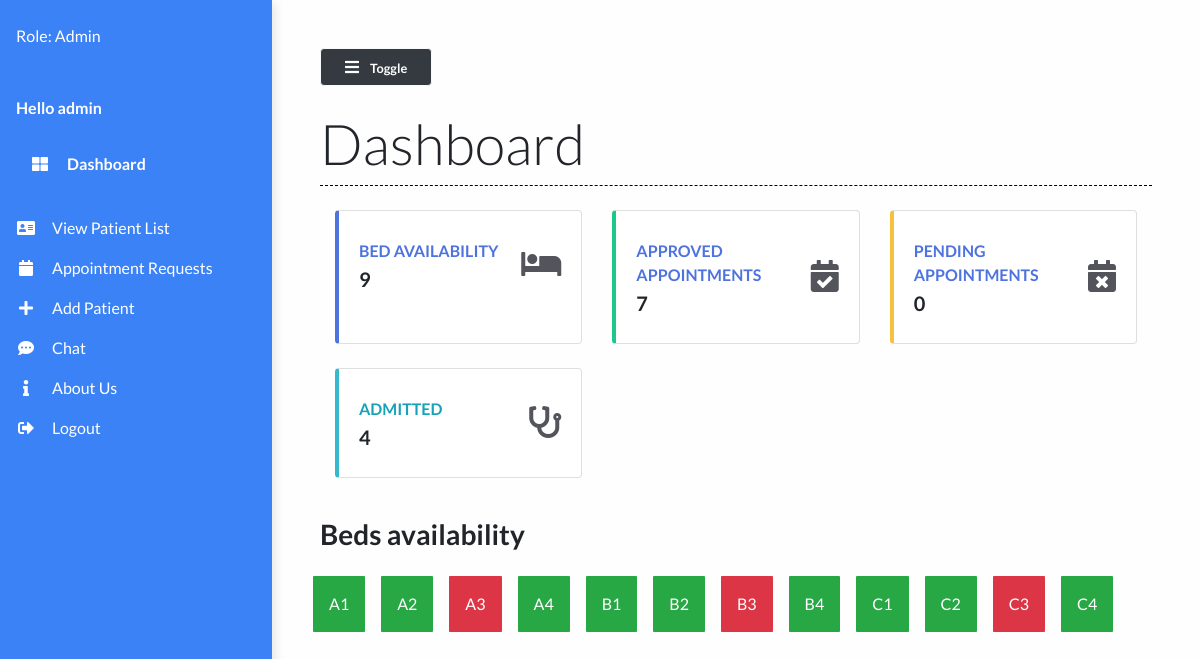
/ (signed in), run on an earlier commit of the app's database.
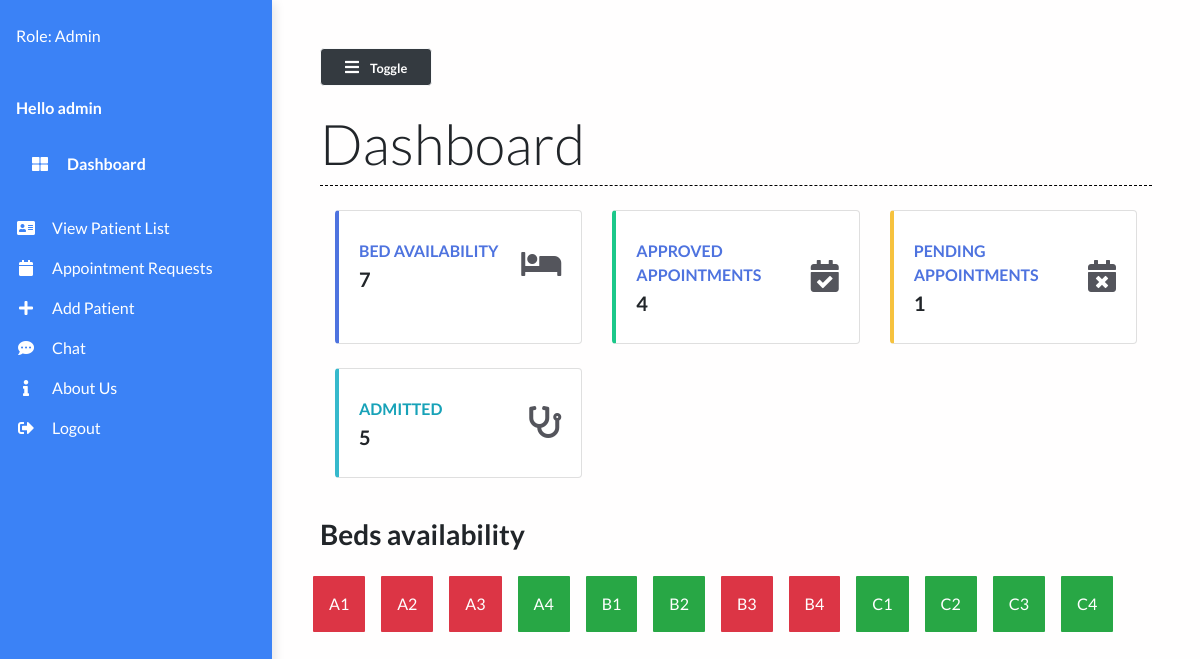
And on a later commit of the database.
### main/views.py (the view)
# urls.py: path("", views.dashboard, name="dashboard"),
def dashboard(request):
    beds = Bed.objects.all()
    beds_available = Bed.objects.filter(occupied=False).count()
    patients = Patient.objects.all()
    patient_count = patients.count()
    appointments = Appointment.objects.all()
    appointments_approved = Appointment.objects.filter(approved = True).count
    appointments_pending = Appointment.objects.filter(approved = False).count
    context = {
        'appointments_approved': appointments_approved,
        'appointments_pending': appointments_pending,
        'beds_available': beds_available,
        'patient_count': patient_count,
        'beds': beds
    }
    return render(request, 'main/dashboard.html', context)

### main/models.py (called while the page is built)
    def __str__(self):
        return self.bed_number

### main/templates/main/dashboard.html
{% extends 'main/base.html' %}
{% load static %}
{% block contentTitle %}
Dashboard
{% endblock contentTitle %}
{% block content %}
{% if request.user.is_staff == True %}
<div class="container-fluid">
    <div class="row">
        <div class="col-xl-4 col-md-6 col-sm-12 mb-4">
            <div class="card border-left-primary shadow h-100 py-2">
                <div class="card-body">
                    <div class="row no-gutters align-items-center">
                        <div class="col mr-2">
                            <div class="text-xs font-weight-bold text-blue text-uppercase mb-1">
                                Bed availability</div>
                            <div class="h5 mb-0 font-weight-bold text-gray-800">{{beds_available}}</div>
                        </div>
                        <div class="col-auto">
                            <i class="fas fa-bed fa-2x text-gray-300"></i>
                        </div>
                    </div>
                </div>
            </div>
        </div>
        <div class="col-xl-4 col-md-6 col-sm-12 mb-4">
            <div class="card border-left-success shadow h-100 py-2">
                <div class="card-body">
                    <div class="row no-gutters align-items-center">
                        <div class="col mr-2">
                            <div class="text-xs font-weight-bold text-blue text-uppercase mb-1">
                                Approved Appointments</div>
                            <div class="h5 mb-0 font-weight-bold text-gray-800">{{appointments_approved}}</div>
                        </div>
                        <div class="col-auto">
                            <i class="fas fa-calendar-check	 fa-2x text-gray-300"></i>
                        </div>
                    </div>
                </div>
            </div>
        </div>
        <div class="col-xl-4 col-md-6 col-sm-12 mb-4">
            <div class="card border-left-warning shadow h-100 py-2">
                <div class="card-body">
                    <div class="row no-gutters align-items-center">
                        <div class="col mr-2">
                            <div class="text-xs font-weight-bold text-blue text-uppercase mb-1">
                               Pending Appointments</div>
                            <div class="h5 mb-0 font-weight-bold text-gray-800">{{appointments_pending}}</div>
                        </div>
                        <div class="col-auto">
                            <i class="fas fa-calendar-times	 fa-2x text-gray-300"></i>
                        </div>
                    </div>
                </div>
            </div>
        </div>
        <div class="col-xl-4 col-md-6 col-sm-12 mb-4">
            <div class="card border-left-info shadow h-100 py-2">
                <div class="card-body">
                    <div class="row no-gutters align-items-center">
                        <div class="col mr-2">
                            <div class="text-xs font-weight-bold text-info text-uppercase mb-1">
                                Admitted</div>
                            <div class="h5 mb-0 font-weight-bold text-gray-800">{{ patient_count }}</div>
                        </div>
                        <div class="col-auto">
                            <i class="fas fa-stethoscope fa-2x text-gray-300"></i>
                        </div>
                    </div>
                </div>
            </div>
        </div>
    </div>
</div>
<div>
    <h3 class="font-weight-bold my-3">Beds availability</h3>
</div>
<div class="row">
    {% for bed in beds %}
    <div class="
                {% if bed.occupied == True %}
                bg-danger
                {% elif bed.occupied == False %}
                bg-success
                {% endif %}
                grid-box my-2 mx-2 py-3 px-3 text-white">{{ bed }}</div>
    {% endfor %}
</div>
{% elif request.user.is_authenticated == True %}
<div>
    <h3 class="font-weight-bold my-3">Hello Dear Patient</h3>
</div>
{% else %}
<div>
    <h3 class="font-weight-bold my-3">Welcome to Hospital Management System</h3>
</div>
{% endif %}
{% endblock content %}

What changed in the data, as far as the page shows it:
changed Bed (number 1 of 12 on the later page): occupied False → True (drawn)
changed Bed (number 2 of 12 on the later page): occupied False → True (drawn)
changed Bed (number 8 of 12 on the later page): occupied False → True (drawn)
changed Bed (number 11 of 12 on the later page): occupied True → False (drawn)
Also different on the page:
{{ beds_available }}: "9" → "7"
{{ appointments_approved }}: "7" → "4"
{{ appointments_pending }}: "0" → "1"
{{ patient_count }}: "4" → "5"
